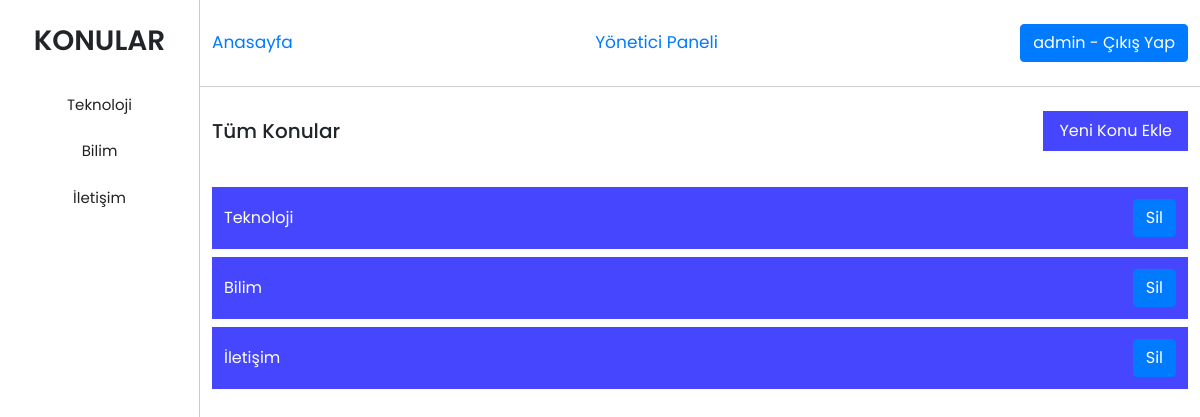
The app's page /admin.php (signed in) with its own data.
### tables this page shows
CREATE TABLE `konu` (
  `id` int(11) NOT NULL,
  `baslik` varchar(100) NOT NULL,
  `konuadi` varchar(100) NOT NULL,
  `olusturanid` int(11) NOT NULL,
  `olusturmatarihi` date NOT NULL
);

CREATE TABLE `kullanici` (
  `id` int(11) NOT NULL,
  `kullaniciadi` varchar(100) NOT NULL,
  `sifre` varchar(100) NOT NULL,
  `eposta` varchar(100) NOT NULL,
  `yetki` int(11) NOT NULL
);

### fonksiyon.php (called while the page is built, shortened)
<?php
$vt = mysqli_connect("localhost", "root", "", "forumvt");
function kullaniciBilgisi($kid)
{
    global $vt;
    $sorgu = "SELECT * FROM kullanici WHERE id=$kid";
    $sonuclar = $vt->query($sorgu);
    if ($satir = $sonuclar->fetch_assoc()) {
        return $satir;
    }
}
function tumKonular()
{
    global $vt;
    $sorgu = "SELECT konu.* FROM konu";
    $sonuclar = $vt->query($sorgu);
    $dizi = [];
    while ($satir = $sonuclar->fetch_assoc()) {
        array_push($dizi,$satir);
    }
    return $dizi;
}

### admin.php (the view, shortened to what this page needs)
<!doctype html>
<html lang="en">
<?php
require_once("fonksiyon.php");
?>
<head>
  <link rel="stylesheet" href="https://stackpath.bootstrapcdn.com/bootstrap/4.3.1/css/bootstrap.min.css">
  <link rel="stylesheet" href="https://cdnjs.cloudflare.com/ajax/libs/font-awesome/5.15.3/css/all.min.css" />
  <link rel="stylesheet" href="css/style.css">
</head>
<body>
  <div class="forum-container">
    <div class="forum forum-left">
      <h3>KONULAR</h3>
      <div class="forum-subjects d-flex flex-column">
        <?php
        $konular = tumKonular();
        foreach ($konular as $konu) {
          echo "<a href='konu-icerigi.php?kid={$konu['id']}'>{$konu['baslik']}</a>";
        }
        ?>
      </div>
    </div>
    <div class="forum forum-right">
    <header class="d-flex justify-content-between align-items-center">
        <a href="index.php" class="anasayfa">Anasayfa</a>
        <?php
        if (isset($_SESSION['yetki']) && $_SESSION['yetki'] == 1) {
          echo '<a href="admin.php" class="anasayfa">Yönetici Paneli</a>';
        }
        ?>
        <?php
        if (isset($_SESSION['kid']) == false) {
        ?>
          <div class="login">
            <input type="button" data-toggle="modal" data-target="#girisModal" data-whatever="@mdo" value="Giriş Yap" />
            <input type="button" data-toggle="modal" data-target="#kayitModal" data-whatever="@mdo" value="Kayıt Ol" />
          </div>
        <?php
        } else {
        ?>
          <div class="login">
            <a class="btn btn-primary" href="fonksiyon.php?cikis=1"><?php echo kullaniciBilgisi($_SESSION['kid'])['kullaniciadi']; ?> - Çıkış Yap</a>
          </div>
        <?php
        }
        ?>
      </header>
      <div class="admin-konular-header d-flex align-items-center justify-content-between">
        <h5>Tüm Konular</h5>
        <input type="button" value="Yeni Konu Ekle" data-toggle="modal" data-target="#yeniKonuEkle" data-whatever="@mdo">
      </div>
      <div class="admin-konular d-flex flex-column">
        <?php
        foreach ($konular as $konu) {
        ?>
          <div class="admin-konular-item d-flex align-items-center justify-content-between">
            <p><?php echo $konu['baslik']; ?></p>
            <div class="actions d-flex align-items-center ">
              <a class="btn btn-primary" href="fonksiyon.php?sil=<?php echo $konu['id']; ?>">Sil</a>
            </div>
          </div>
        <?php
        }
        ?>
      </div>
    </div>
  </div>
</body>
</html>

### css/style.css (style rules this page uses)
* { padding: 0px; margin: 0px; text-decoration: none !important; }
body { font-family: 'Poppins', sans-serif; overflow-y: hidden; }
.forum-container { display: -ms-grid; display: grid; -ms-grid-columns: 1.5fr 10.5fr; grid-template-columns: 1.5fr 10.5fr; }
.forum-container .forum { min-height: 100vh; max-height: 100vh; }
.forum-container .forum-left { border-right: 1px solid #ccc; overflow-y: scroll; }
.forum-container .forum-left h3 { font-weight: 600; margin: 24px 12px; text-align: center; }
.forum-container .forum-left .forum-subjects a { padding: 12px; text-align: center; color: #222222; font-size: 15px; }
.forum-container .forum-right { overflow-y: scroll; }
.forum-container .forum-right header { border-bottom: 1px solid #ccc; padding: 24px 12px; }
.forum-container .forum-right header .anasayfa { font-size: 17px; }
.admin-konular-header { padding: 24px 12px; }
.admin-konular-header h5 { margin-bottom: 0rem; }
.admin-konular-header input { background: #4646ff; border: none; padding: 8px 16px; outline: none; color: #fff; }
.admin-konular { padding: 12px; }
.admin-konular .admin-konular-item { background: #4646ff; margin-bottom: 8px; padding: 12px; color: #fff; }
.admin-konular .admin-konular-item p { margin-bottom: 0rem; }
@media only screen and (max-width: 1500px) { .forum-container { -ms-grid-columns: 2fr 10fr; grid-template-columns: 2fr 10fr; } }

### records on screen
konu: baslik "Teknoloji"
konu: baslik "Bilim"
konu: baslik "İletişim"
kullanici: kullaniciadi "admin"
